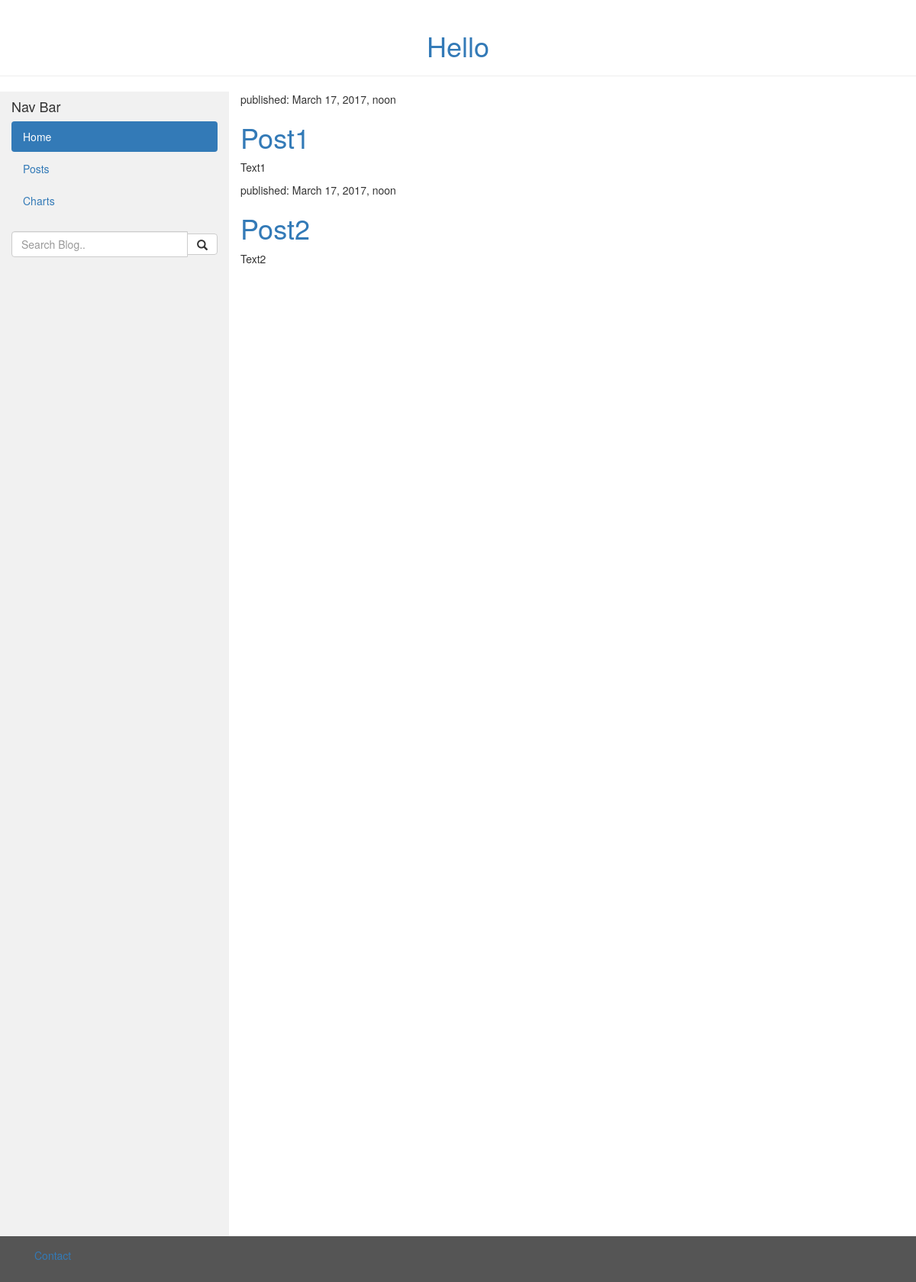
/posts/, run on the app's committed database.
### blog/models.py (models this page shows, shortened)
class Post(models.Model):
    author = models.ForeignKey('auth.User')
    title = models.CharField(max_length=200)
    text = models.TextField()
    created_date = models.DateTimeField(
            default=timezone.now)
    published_date = models.DateTimeField(
            blank=True, null=True)

### blog/views.py (the view)
# urls.py: url(r'^posts/', views.posts, name='posts'),
def posts(request):
    posts = Post.objects.filter(published_date__lte=timezone.now()).order_by('published_date')
    return render(request, 'blog/posts.html', {'posts': posts})

### blog/templates/blog/posts.html
{% extends 'blog/header.html' %}
{% block content %}
{% include "blog/includes/post_list.html" %}
{% endblock %}

### blog/templates/blog/includes/post_list.html
{% for post in posts %}
    <div class="post">
        <div class="date">
            <p>published: {{ post.published_date }}</p>
        </div>
        <h1><a href="">{{ post.title }}</a></h1>
        <p>{{ post.text|linebreaksbr }}</p>
    </div>
{% endfor %}

### data on the page
Post: published_date "March 17, 2017, noon", title "Post1", text "Text1"
Post: published_date "March 17, 2017, noon", title "Post2", text "Text2"
